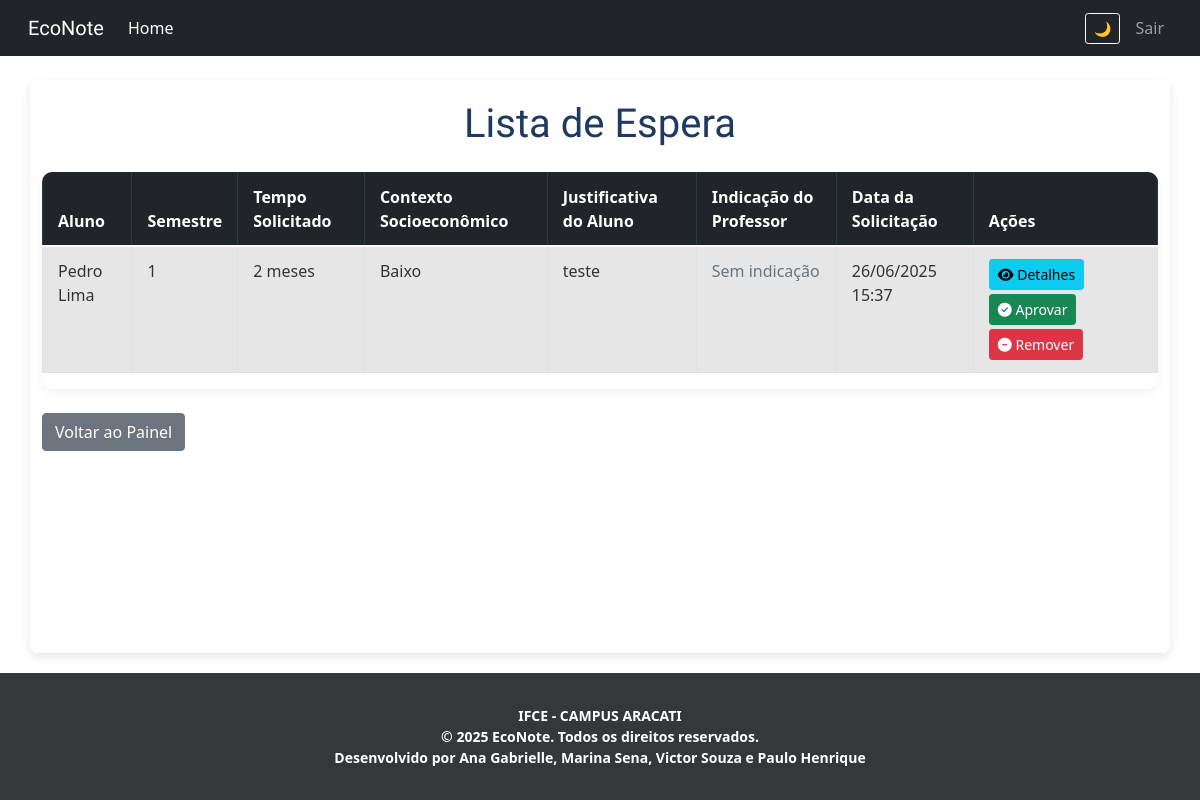
The page /lista-de-espera/ (signed in) on the database its author committed.
### EconoteApp/models.py (models this page shows, shortened)
class SolicitacaoNotebook(models.Model):
    CONTEXTOS = [
        ('Baixo', 'Baixo'),
        ('Médio', 'Médio'),
        ('Alto', 'Alto'),
    ]
    TEMPO_USO = [
        ('1_mês', '1 mês'),
        ('2_meses', '2 meses'),
        ('3_meses', '3 meses'),
        ('mais_3_meses', 'Mais de 3 meses'),
    ]
    aluno = models.ForeignKey(User, on_delete=models.CASCADE)
    nome = models.CharField(max_length=100)
    semestre = models.CharField(max_length=20)
    historico = models.FileField(upload_to='historicos/')
    contexto = models.CharField(max_length=10, choices=CONTEXTOS)
    tempo_uso = models.CharField(max_length=20, choices=TEMPO_USO)
    justificativa = models.TextField()
    indicacao_professor = models.TextField(
        blank=True,
        null=True,
        verbose_name="Indicação do Professor"
    )
    indicado_por_professor = models.ForeignKey(
        User,
        on_delete=models.SET_NULL,
        null=True, blank=True,
        related_name='indicacoes_feitas',
        verbose_name="Indicado Por"
    )
    data_solicitacao = models.DateTimeField(auto_now_add=True)
    status = models.CharField(
        max_length=20,
        default='Pendente',
        choices=[
            ('Pendente', 'Pendente'),
            ('Aprovado', 'Aprovado'),
            ('Recusado', 'Recusado'),
            ('Lista de Espera', 'Lista de Espera'),
            ('devolucao_pendente', 'Devolução Pendente'),
            ('Devolvido', 'Devolvido'), # Confirmado: 'Devolvido' está presente
        ]
    )
    tempo_concedido = models.CharField(
        max_length=20,
        choices=TEMPO_USO,
        blank=True,
        null=True
    )
    notebook = models.ForeignKey(Notebook, on_delete=models.SET_NULL, null=True, blank=True)
    avaliado_por = models.ForeignKey(
        User,
        null=True,
        blank=True,
        on_delete=models.SET_NULL,
        related_name='avaliacoes'
    )
    data_avaliacao = models.DateTimeField(null=True, blank=True)

### EconoteApp/views.py (the view)
# urls.py: path('lista-de-espera/', views.lista_de_espera_view, name='lista_de_espera'),
@login_required
@user_passes_test(is_admin)
def lista_de_espera_view(request):
    solicitacoes_lista_espera = SolicitacaoNotebook.objects.filter(
        status='Lista de Espera'
    ).order_by('data_solicitacao')
    notebooks_disponiveis = Notebook.objects.filter(
        Q(status='disponivel') | Q(status='oky'),
        validado=True,
        em_uso=False
    ).order_by('marca', 'modelo')
    context = {
        'solicitacoes': solicitacoes_lista_espera,
        'notebooks_disponiveis': notebooks_disponiveis,
    }
    return render(request, 'projeto/lista_de_espera.html', context)

### EconoteApp/views.py (called while the page is built)
def is_admin(user):
    return user.is_superuser

### EconoteApp/templates/projeto/lista_de_espera.html (shortened to what this page needs)
{% extends 'projeto/base.html' %}
{% load static %}
{% block assunto %}
<link rel="stylesheet" href="https://stackpath.bootstrapcdn.com/bootstrap/4.1.3/css/bootstrap.min.css">
<link rel="stylesheet" href="https://cdnjs.cloudflare.com/ajax/libs/font-awesome/6.5.0/css/all.min.css">
<link rel="stylesheet" href="{% static 'css/lista_de_espera.css' %}">
{% endblock %}
{% block conteudo %}
<nav class="navbar navbar-expand-lg navbar-dark bg-dark">
    <div class="container-fluid">
        <a class="navbar-brand navbar-font" href="{% url 'home_ADM' %}">EcoNote</a>
        <div class="collapse navbar-collapse justify-content-between" id="navbarSupportedContent">
            <ul class="navbar-nav">
                <li class="nav-item"><a class="nav-link active" href="{% url 'home_ADM' %}">Home</a></li>
            </ul>
            <ul class="navbar-nav">
                <li class="nav-item d-flex align-items-center">
                    <button id="toggle-mode" title="Alternar tema" aria-label="Alternar modo" class="btn btn-sm btn-outline-light mr-2">🌙</button>
                    <a class="nav-link logout-link" href="{% url 'logout' %}" onclick="return confirmarLogout()">Sair</a>
                </li>
            </ul>
        </div>
    </div>
</nav>
<div class="main-content container mt-4">
    <h1 class="page-title text-center mb-4">Lista de Espera</h1>
    {% if solicitacoes %}
        <div class="table-responsive">
            <table class="table table-striped table-bordered">
                <thead class="thead-dark">
                    <tr>
                        <th>Aluno</th>
                        <th>Semestre</th>
                        <th>Tempo Solicitado</th>
                        <th>Contexto Socioeconômico</th>
                        <th>Justificativa do Aluno</th>
                        <th>Indicação do Professor</th>
                        <th>Data da Solicitação</th>
                        <th>Ações</th>
                    </tr>
                </thead>
                <tbody>
                    {% for solicitacao in solicitacoes %}
                        <tr>
                            <td>{{ solicitacao.nome }}</td>
                            <td>{{ solicitacao.semestre }}</td>
                            <td>{{ solicitacao.get_tempo_uso_display }}</td>
                            <td>{{ solicitacao.contexto }}</td>
                            <td>{{ solicitacao.justificativa|truncatechars:100 }}</td>
                            <td>
                                {% if solicitacao.indicacao_professor %}
                                    {{ solicitacao.indicacao_professor|truncatechars:100 }}
                                    <br>
                                    <small><em>Indicado por: {{ solicitacao.indicado_por_professor.get_full_name|default:"Não informado" }}</em></small>
                                {% else %}
                                    <span class="text-muted">Sem indicação</span>
                                {% endif %}
                            </td>
                            <td>{{ solicitacao.data_solicitacao|date:"d/m/Y H:i" }}</td>
                            <td>
                                <button type="button" class="btn btn-sm btn-info mb-1" data-toggle="modal" data-target="#detalhesSolicitacaoModal{{ solicitacao.id }}" title="Ver Detalhes">
                                    <i class="fas fa-eye"></i> Detalhes
                                </button>
                                <button type="button" class="btn btn-sm btn-success mb-1" data-toggle="modal" data-target="#aprovarDaListaModal{{ solicitacao.id }}" title="Aprovar esta Solicitação">
                                    <i class="fas fa-check-circle"></i> Aprovar
                                </button>
                                <form method="POST" action="{% url 'remover_da_lista_espera' solicitacao.id %}" class="d-inline">
                                    <button type="submit" class="btn btn-sm btn-danger" onclick="return confirm('Tem certeza que deseja remover esta solicitação da lista de espera?')" title="Remover da Lista de Espera">
                                        <i class="fas fa-minus-circle"></i> Remover
                                    </button>
                                </form>
                            </td>
                        </tr>
                    {% endfor %}
                </tbody>
            </table>
        </div>
    {% else %}
        <div class="alert alert-info text-center">Nenhuma solicitação na lista de espera no momento.</div>
    {% endif %}
    <a href="{% url 'home_ADM' %}" class="btn btn-secondary mt-4">Voltar ao Painel</a>
</div>
<footer>
    <div class="footer-info text-center py-3">
        IFCE - CAMPUS ARACATI <br>
        © 2025 EcoNote. Todos os direitos reservados.<br>
        Desenvolvido por Ana Gabrielle, Marina Sena, Victor Souza e Paulo Henrique
    </div>
</footer>
{% endblock %}

### EconoteApp/static/projeto/css/lista_de_espera.css (style rules this page uses)
html, body { height: 100%; margin: 0; padding: 0; }
body { background-color: #f8f9fa; background-image: url(https://i.postimg.cc/KY8vKPkc/fundo-home-aluno.png); background-repeat: no-repeat; background-size: cover; background-position: center center; font-family: 'Nunito', sans-serif; display: flex; flex-direction: column; min-height: 100vh; transition: background-color 0.3s, color 0.3s; }
body::before { content: ""; position: fixed; top: 0; left: 0; width: 100%; height: 100%; pointer-events: none; background: none; z-index: -1; transition: background 0.5s ease; }
.navbar { background-color: #353839; color: #ffffff; }
.navbar-font { font-family: 'Yellowtail', cursive; font-size: 30px; color: #ffffff; }
.main-content { flex-grow: 1; padding: 20px; background-color: rgba(255, 255, 255, 0.9); border-radius: 8px; box-shadow: 0 4px 10px rgba(0, 0, 0, 0.1); margin: 20px auto; max-width: 1200px; color: #333; transition: background-color 0.3s, color 0.3s; }
.page-title { font-family: 'Asap', sans-serif; font-size: 2.5rem; color: #1e3a5f; text-align: center; margin-bottom: 30px; transition: color 0.3s; }
.table-responsive { background-color: #ffffff; border-radius: 10px; box-shadow: 0 4px 8px rgba(0, 0, 0, 0.05); overflow: hidden; transition: background-color 0.3s; }
.table { margin-bottom: 0; }
.table thead th { background-color: #343a40; color: #ffffff; font-weight: bold; border-bottom: 2px solid #dee2e6; padding: 12px 15px; }
.table tbody td { padding: 12px 15px; border-bottom: 1px solid #dee2e6; color: #333; }
.table-striped tbody tr:nth-of-type(odd) { background-color: #f2f2f2; }
.btn-info { background-color: #17a2b8; border-color: #17a2b8; }
.btn-success { background-color: #28a745; border-color: #28a745; }
.btn-secondary { background-color: #6c757d; border-color: #6c757d; }
footer { background-color: #353839; color: #ffffff; padding: 1rem; text-align: center; font-size: 0.9rem; margin-top: auto; width: 100%; }
.footer-info { font-weight: bold; font-size: 14px; }

### rows shown on the page
SolicitacaoNotebook: nome "Pedro Lima", semestre "1", tempo_uso "2 meses", contexto "Baixo", justificativa "teste", shows "Sem indicação", data_solicitacao "26/06/2025 15:37"
